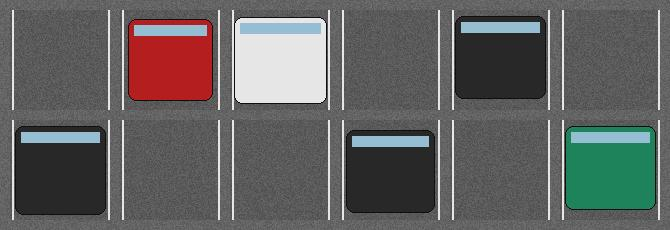
#> input picture reference.jpg, 670 x 230 px
$ python mark_spots_matplotlib.py --image reference.jpg --output spots.json
#> lines starting #> are read from the running program, lines starting #| are printed output that depends on the picture
"""
mark_spots_matplotlib.py
--------------------------
BACKUP/ALTERNATIVE to mark_spots.py.

Agar mark_spots.py (OpenCV wali window) tumhare Mac pe khulti nahi ya focus
nahi hoti, to ye wahi kaam matplotlib ke through karta hai — jo macOS pe
generally zyada reliably window kholta hai.

HOW TO USE:
    python mark_spots_matplotlib.py --image reference.jpg --output spots.json

CONTROLS:
    - Click and drag  -> ek rectangle draw karo (ek parking spot)
    - Rectangle chhod dene ke baad wo automatically list me add ho jaata hai
    - Window band karo (red X / Cmd+W)  -> spots.json automatically save ho jaata hai
"""

import argparse
import json
import os

import matplotlib.pyplot as plt
from matplotlib.widgets import RectangleSelector
from matplotlib.patches import Rectangle
import matplotlib.image as mpimg

boxes = []


def main():
    parser = argparse.ArgumentParser()
    parser.add_argument("--image", required=True)
    parser.add_argument("--output", default="spots.json")
    args = parser.parse_args()

    if not os.path.exists(args.image):
        raise FileNotFoundError(f"Image not found: {args.image}")

    img = mpimg.imread(args.image)
#> img is the input picture: shape (230, 670, 3); mean R, G, B 98.5, 98.3, 97.4

    fig, ax = plt.subplots(figsize=(10, 6))
    ax.imshow(img)
    ax.set_title(
        "Click + drag to mark each parking spot. Close window when done "
        "(spots.json saves automatically)."
    )

    def on_select(eclick, erelease):
        x0, y0 = int(eclick.xdata), int(eclick.ydata)
        x1, y1 = int(erelease.xdata), int(erelease.ydata)
        x, y = min(x0, x1), min(y0, y1)
        w, h = abs(x1 - x0), abs(y1 - y0)
        if w > 5 and h > 5:
            idx = len(boxes) + 1
            boxes.append((x, y, w, h))
            ax.add_patch(Rectangle((x, y), w, h, fill=False, edgecolor="lime", linewidth=2))
            ax.text(x, max(y - 6, 10), f"spot_{idx}", color="lime", fontsize=9, weight="bold")
            fig.canvas.draw_idle()
            print(f"Marked spot_{idx}: x={x}, y={y}, w={w}, h={h}")

    selector = RectangleSelector(
        ax, on_select, useblit=True,
        button=[1], minspanx=5, minspany=5,
        spancoords="pixels", interactive=False
    )

    def on_close(event):
        save_spots(args.output)

    fig.canvas.mpl_connect("close_event", on_close)

    plt.tight_layout()
    plt.show()  # window yahan khulti hai; band karne pe on_close chalega
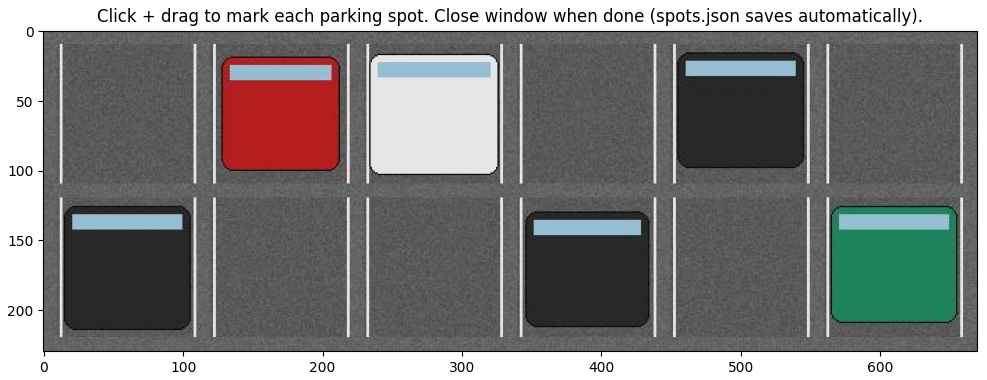
#> figure drawn by matplotlib, 1 panel


def save_spots(output_path):
    data = {
        f"spot_{idx+1}": {"x": x, "y": y, "w": w, "h": h}
        for idx, (x, y, w, h) in enumerate(boxes)
    }
    with open(output_path, "w") as f:
        json.dump(data, f, indent=2)
    print(f"\nSaved {len(boxes)} spots to {output_path}")


if __name__ == "__main__":
    main()

$ run again, with test.jpg copied over reference.jpg
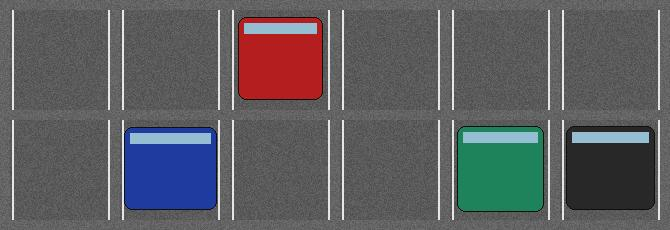
#> input picture test.jpg, 670 x 230 px
#> in main, img is the input picture: shape (230, 670, 3); mean R, G, B 93.7, 94.2, 97.2
#> in main, `plt.show()`:
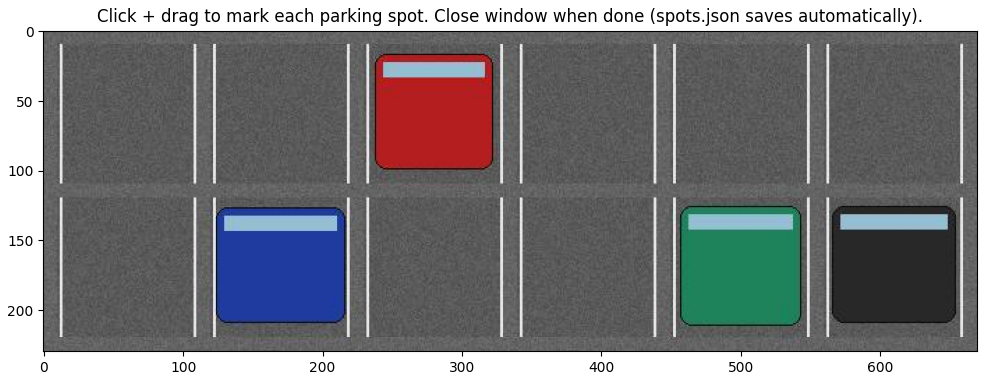
#> figure drawn by matplotlib, 1 panel
